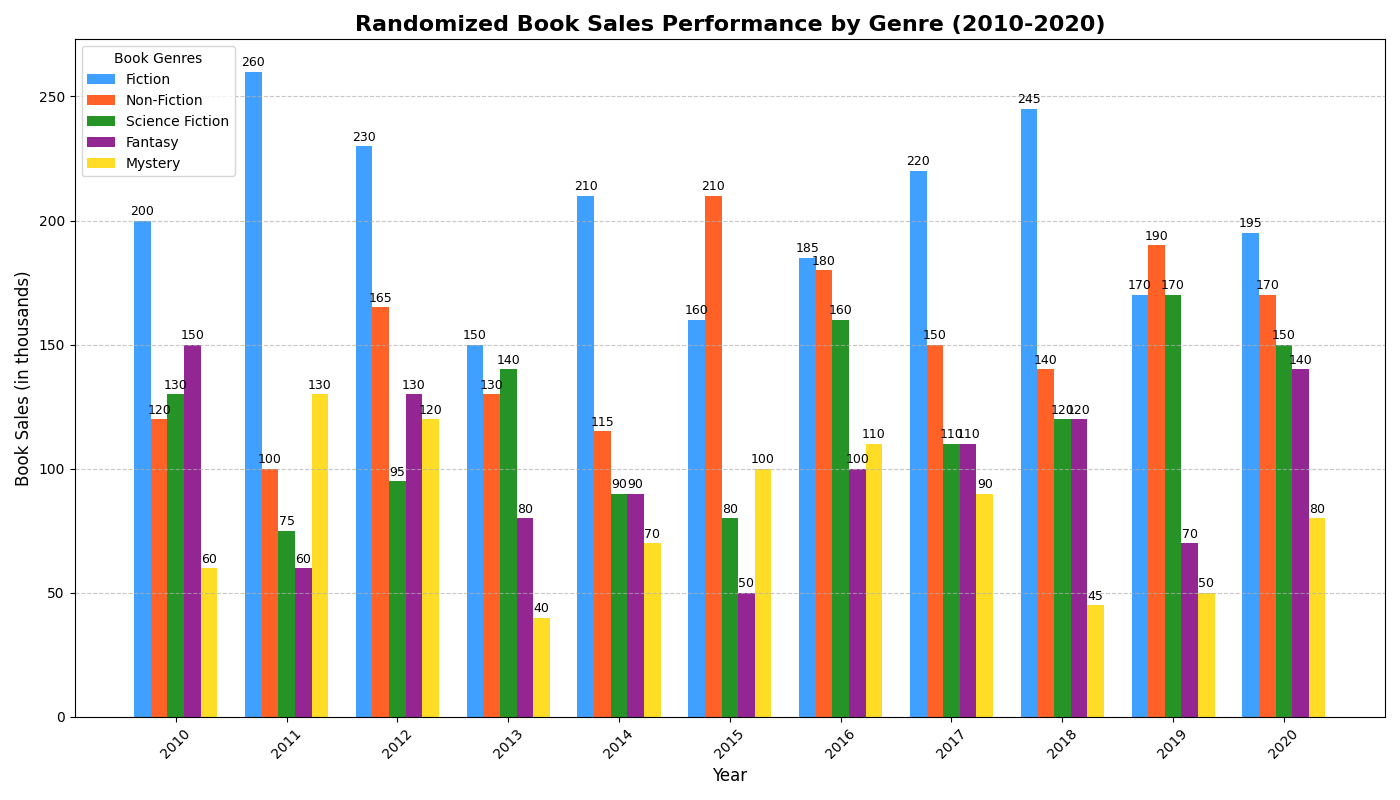

This figure's Python source:
import matplotlib.pyplot as plt
import numpy as np

# Years from 2010 to 2020
years = np.arange(2010, 2021)

# Book genres
genres = ["Fiction", "Non-Fiction", "Science Fiction", "Fantasy", "Mystery"]

# Shuffled annual book sales data (in thousands)
sales_data = np.array([
    [200, 260, 230, 150, 210, 160, 185, 220, 245, 170, 195],  # Fiction
    [120, 100, 165, 130, 115, 210, 180, 150, 140, 190, 170],  # Non-Fiction
    [130, 75, 95, 140, 90, 80, 160, 110, 120, 170, 150],      # Science Fiction
    [150, 60, 130, 80, 90, 50, 100, 110, 120, 70, 140],       # Fantasy
    [60, 130, 120, 40, 70, 100, 110, 90, 45, 50, 80],         # Mystery
])

fig, ax = plt.subplots(figsize=(14, 8))
bar_width = 0.15
x_indices = np.arange(len(years))

colors = ['dodgerblue', 'orangered', 'green', 'purple', 'gold']

for idx, genre in enumerate(genres):
    ax.bar(x_indices + idx * bar_width, sales_data[idx], width=bar_width, label=genre, color=colors[idx], alpha=0.85)

ax.set_xlabel('Year', fontsize=12)
ax.set_ylabel('Book Sales (in thousands)', fontsize=12)
ax.set_title('Randomized Book Sales Performance by Genre (2010-2020)', fontsize=16, fontweight='bold')

ax.set_xticks(x_indices + bar_width * 2)
ax.set_xticklabels(years, rotation=45)

for i in range(len(years)):
    for j in range(len(genres)):
        ax.text(i + j * bar_width, sales_data[j][i] + 1, str(sales_data[j][i]), ha='center', va='bottom', fontsize=9)

ax.legend(title='Book Genres', loc='upper left', fontsize=10)

ax.yaxis.grid(True, linestyle='--', alpha=0.7)

plt.tight_layout()
plt.show()
